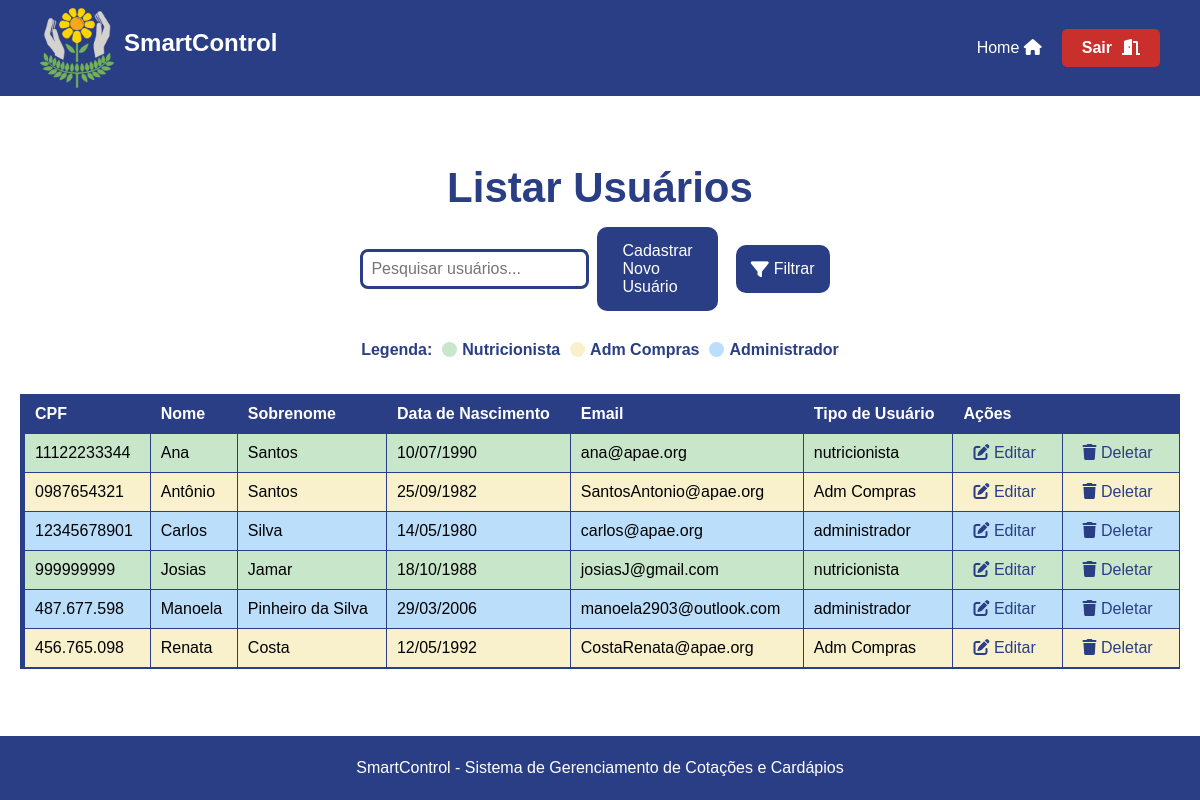
Screenshot of /assets/view/pages/usuario/listarUsuario/listarUsuario.php (signed in) with the database file from the repository.
### tables this page shows
CREATE TABLE `usuarios` (
  `id` int(11) NOT NULL,
  `cpf` varchar(11) NOT NULL,
  `nome` varchar(100) NOT NULL,
  `sobrenome` varchar(100) NOT NULL,
  `data_nascimento` date NOT NULL,
  `endereco` varchar(255) DEFAULT NULL,
  `telefone` varchar(15) DEFAULT NULL,
  `email` varchar(100) NOT NULL,
  `senha` varchar(255) NOT NULL,
  `tipo_usuario` enum('administrador','contador','nutricionista') NOT NULL,
  `crn` varchar(20) DEFAULT NULL,
  `data_criacao` timestamp NOT NULL DEFAULT current_timestamp()
);

### assets/model/pdo/DataBase.php (called while the page is built, shortened)
<?php
class Database {
    private $host = 'localhost';
    private $dbname = 'sistema_apae';
    private $username = 'root';
    private $password = '';
    public $conn;
    public function __construct()
    {
        try {
            $this->conn = new PDO("mysql:host=$this->host;dbname=$this->dbname", $this->username, $this->password);
            $this->conn->setAttribute(PDO::ATTR_ERRMODE, PDO::ERRMODE_EXCEPTION);
        } catch (PDOException $exception) {
            echo "Erro na conexão: " . $exception->getMessage();
        }
    }
    public function read($table, $columns = "*", $id = null, $where = null) {
        $sql = "SELECT $columns FROM $table";
        try {
            $stmt = $this->conn->prepare($sql);
            $stmt->execute();
            return $stmt->fetchAll(PDO::FETCH_ASSOC);
        } catch (PDOException $exception) {
            echo "Erro ao ler: " . $exception->getMessage();
            return false;
        }
    }
}
?>

### assets/controller/userController.php (called while the page is built, shortened)
<?php
require_once __DIR__ . '/../model/Usuario.php';
require_once __DIR__ . '/../model/pdo/DataBase.php';
class ControladorUsuarios
{
    private $banco;
    public function __construct() {
        $this->banco = new DataBase;
    }
    public function listarUsuarios()
    {
        $usuarioBanco = $this->banco->read("usuarios");
        foreach($usuarioBanco as $usuario)
        {
            switch ($usuario['tipo_usuario']) {
                case 'nutricionista':
                    $usuarios[] = new Nutricionista($usuario['id'], $usuario['cpf'], $usuario['crn'], $usuario['nome'], $usuario['sobrenome'], $usuario['data_nascimento'], $usuario['endereco'], $usuario['telefone'], $usuario['email'], $usuario['senha'],$usuario['tipo_usuario']);
                    break;
                case 'contador':
                    $usuarios[] = new Contador($usuario['id'], $usuario['cpf'], $usuario['nome'], $usuario['sobrenome'], $usuario['data_nascimento'], $usuario['endereco'], $usuario['telefone'], $usuario['email'], $usuario['senha'],$usuario['tipo_usuario']);
                    break;
                case 'administrador':
                    $usuarios[] = new Administrador($usuario['id'], $usuario['cpf'], $usuario['nome'], $usuario['sobrenome'], $usuario['data_nascimento'], $usuario['endereco'], $usuario['telefone'], $usuario['email'], $usuario['senha'],$usuario['tipo_usuario']);
                    break;
            }
        }
        return $usuarios;
    }
}
?>

### assets/model/Usuario.php (called while the page is built, shortened)
<?php
abstract class Usuario {
    protected $id;
    protected $cpf;
    protected $nome;
    protected $sobrenome;
    protected $dataNasc;
    protected $email;
    protected $tipo_usuario;
    public function __construct($id, $cpf, $nome, $sobrenome, $dataNasc, $endereco, $telefone, $email, $senha,$tipo_usuario) {
        $this->id = $id;
        $this->cpf = $cpf;
        $this->nome = $nome;
        $this->sobrenome = $sobrenome;
        $this->dataNasc = $dataNasc;
        $this->email = $email;
        $this->tipo_usuario = $tipo_usuario;
    }
    public function getId() {
        return $this->id;
    }
    public function getCpf() {
        return $this->cpf;
    }
    public function getNome() {
        return $this->nome;
    }
    public function getSobrenome() {
        return $this->sobrenome;
    }
    public function getDataNasc() {
        return $this->dataNasc;
    }
    public function getEmail() {
        return $this->email;
    }
    public function getTipoUsuario() {
        return $this->tipo_usuario;
    }
}
?>

### assets/view/pages/global.php (called while the page is built)
<?php
function converterDataParaBR($data) {
    $dataArray = explode('-', $data);
    return $dataArray[2] . '/' . $dataArray[1] . '/' . $dataArray[0];
}
?>

### assets/view/pages/usuario/listarUsuario/listarUsuario.php (the view, shortened to what this page needs)
<?php
require_once __DIR__ . "/../../../../controller/userController.php";
require_once __DIR__ . "/../../../../controller/pageController.php";
require_once __DIR__ . "/../../global.php";
$controler = new ControladorUsuarios();
?>
<!DOCTYPE html>
<html lang="pt-BR">
<head>
    <link rel="stylesheet" href="../../styles/ListarStyle.css">
    <link rel="stylesheet" href="https://cdnjs.cloudflare.com/ajax/libs/font-awesome/6.0.0-beta3/css/all.min.css">
</head>
<body>
<main>
    <h1>Listar Usuários</h1>
    <section class="search">
        <input type="text" id="search-input" name="search" placeholder="Pesquisar usuários..." onkeyup="searchUsers()">
        <section class="add-user">
            <a href="../cadastroUsuario/register_user.php" class="add-user-btn">Cadastrar Novo Usuário</a>
        </section>
        <section class="filter">
            <button class="filter-btn" onclick="toggleFilterMenu()">
                <i class="fas fa-filter"></i> Filtrar
            </button>
        </section>
    </section>
    <section class="legend">
        <span>Legenda: </span>
        <section class="legend-item">
            <div class="legend-color legend-nutricionista"></div>
            <span>Nutricionista</span>
        </section>
        <section class="legend-item">
            <div class="legend-color legend-contador"></div>
            <span>Adm Compras</span>
        </section>
        <section class="legend-item">
            <div class="legend-color legend-administrador"></div>
            <span>Administrador</span>
        </section>
    </section>
    <table>
        <thead>
            <tr>
                <th>CPF</th>
                <th>Nome</th>
                <th>Sobrenome</th>
                <th>Data de Nascimento</th>
                <th>Email</th>
                <th>Tipo de Usuário</th>
                <th colspan="2">Ações</th>
            </tr>
        </thead>
        <tbody id="user-table-body">
        <?php
            $usuarios = $controler->listarUsuarios();
            usort($usuarios, function($a, $b) {
                return strcmp($a->getNome(), $b->getNome());
            });
            if ($usuarios) {
                foreach ($usuarios as $usuario) {
                    $classeUsuario = '';
                    $idUsuario = '';
                    switch ($usuario->getTipoUsuario()) {
                        case 'administrador':
                            $classeUsuario = 'administrador';
                            $idUsuario = 'usuario-administrador';
                            break;
                        case 'nutricionista':
                            $classeUsuario = 'nutricionista';
                            $idUsuario = 'usuario-nutricionista';
                            break;
                        case 'contador':
                            $classeUsuario = 'contador';
                            $idUsuario = 'usuario-contador';
                            break;
                    }
                    if($usuario->getTipoUsuario() === "contador"){
                        $tipo = 'Adm Compras';
                    }else{
                        $tipo = $usuario->getTipoUsuario();
                    }
                    echo "<tr class='{$classeUsuario}' id='{$idUsuario}'>";
                    echo "<td>{$usuario->getCpf()}</td>";
                    echo "<td>{$usuario->getNome()}</td>";
                    echo "<td>{$usuario->getSobrenome()}</td>";
                    echo "<td>".converterDataParaBR($usuario->getDataNasc())."</td>";
                    echo "<td>{$usuario->getEmail()}</td>";
                    echo "<td>{$tipo}</td>";
                    echo "<td><a href='../editarUsuario/editUsuario.php?id={$usuario->getId()}' class='acao-editar'><i class='fas fa-edit'></i> Editar</a></td>";
                    echo "<td><a href='../deleteUsuario/delUsuario.php?id={$usuario->getId()}' class='acao-deletar'><i class='fas fa-trash'></i> Deletar</a></td>";
                    echo "</tr>";
                }
            } else {
                echo "<tr><td colspan='8'>Nenhum usuário cadastrado</td></tr>";
            }
        ?>
        </tbody>
    </table>
</main>
</body>
</html>

### assets/view/pages/styles/ListarStyle.css (style rules this page uses)
h1 { width: 100%; color: var(--darkblue); text-align: center; margin-bottom: 10px; font-size: 42px; }
body { height: 100vh; }
main { display: flex; justify-content: center; align-items: center; flex-direction: column; padding: 20px; min-height: 80vh; }
table { width: 100%; border-collapse: collapse; margin: 20px; font-size: 18px; text-align: left; }
table thead tr { background-color: var(--darkblue); color: var(--white); text-align: left; font-weight: bold; border-left: 5px solid var(--darkblue); }
table th, table td { padding: 12px 15px; border: 1px solid var(--darkblue); }
table tbody tr { border-bottom: 1px solid var(--darkblue); border-left: 5px solid var(--darkblue); }
table tbody tr:nth-of-type(even) { background-color: var(--lightwhite); }
table tbody tr:last-of-type { border-bottom: 2px solid var(--darkblue); }
.search { width: 35%; display: flex; justify-content: center; align-items: center; flex-direction: row; padding: 5px; margin-bottom: 20px; gap: 8px; border-radius: 8px; }
#search-input { flex: 2; padding: 8px; font-size: 16px; border: 3px solid var(--darkblue); border-radius: 8px; max-width: 300px; box-sizing: border-box; }
.search button { margin: 10px; padding: 15px 15px; background: var(--darkblue); border-radius: 10px; color: var(--white); font-size: 16px; border: none; display: inline-flex; align-items: center; gap: 5px; transition: background 0.3s, transform 0.2s; }
.add-quote, .add-product, .add-user { display: flex; flex-direction: column; align-items: center; color: var(--white); justify-content: center; }
button { border: none; cursor: pointer; border-radius: 20px; padding: 0px 10px 0px 10px; background: var(--darkblue); text-align: center; color: var(--white); }
.add-quote-btn, .add-product-btn, .add-user-btn { padding: 15px 25px; font-size: 16px; background: var(--darkblue); color: var(--white); border: none; border-radius: 10px; cursor: pointer; transition: background-color 0.3s ease; text-decoration: none; display: inline-flex; align-items: center; gap: 5px; }
table tbody td a { padding: 5px 10px; border-radius: 4px; color: var(--darkblue); text-decoration: none; transition: background-color 0.3s ease; }
#usuario-nutricionista { background-color: #c8e6c9; }
#usuario-contador { background-color: #f9f1cc; }
#usuario-administrador { background-color: #bbdefb; }
.filter { flex: 0.5; display: inline-block; position: relative; }
.filter-btn { background-color: var(--darkblue); color: var(--white); border: none; padding: 10px 15px; border-radius: 5px; cursor: pointer; font-size: 16px; display: flex; align-items: center; gap: 5px; }
.filter-btn i { font-size: 18px; }
.legend { display: flex; align-items: center; gap: 10px; margin-bottom: 10px; padding: 5px; }
.legend-item { display: flex; align-items: center; gap: 5px; }
.legend-color { width: 15px; height: 15px; border-radius: 50%; }
.legend span { font-weight: bold; color: var(--darkblue); }
.legend-nutricionista { background-color: #c8e6c9; }
.legend-contador { background-color: #f9f1cc; }
.legend-administrador { background-color: #bbdefb; }
table { width: 100%; border-collapse: collapse; margin: 0 auto; margin-top: 20px; font-size: 16px; text-align: left; }
table th, table td { padding: 10px; white-space: nowrap; }
table thead tr { background-color: var(--darkblue); color: var(--white); border-left: 5px solid var(--darkblue); }

### assets/view/pages/global.css (style rules this page uses)
* { margin: 0; padding: 0; box-sizing: border-box; font-family: 'Arial', sans-serif; }
:root { --yellow: #fbde04; --lightyellow: #f9e79f; --lightgray: #bebcaf; --orange: #fdb813; --darkblue: #2a3e85; --green: #65b560; --lightblue: #3e9bd4; --superlightblue: #d0e1f9; --red: #ff0000; --darkred: #c9302c; --white: #ffffff; --black: #000000; --darkgray: #333333; --lightwhite:#e8eef7; --superdarkblue: #324a89; --gray: #555555; }

### rows the page displays
usuarios: cpf "11122233344", nome "Ana", sobrenome "Santos", data_nascimento "10/07/1990", email "ana@apae.org", tipo_usuario "nutricionista"
usuarios: cpf "0987654321", nome "Antônio", sobrenome "Santos", data_nascimento "25/09/1982", email "SantosAntonio@apae.org", tipo_usuario "Adm Compras"
usuarios: cpf "12345678901", nome "Carlos", sobrenome "Silva", data_nascimento "14/05/1980", email "carlos@apae.org", tipo_usuario "administrador"
usuarios: cpf "999999999", nome "Josias", sobrenome "Jamar", data_nascimento "18/10/1988", email "josiasJ@gmail.com", tipo_usuario "nutricionista"
usuarios: cpf "487.677.598", nome "Manoela", sobrenome "Pinheiro da Silva", data_nascimento "29/03/2006", email "manoela2903@outlook.com", tipo_usuario "administrador"
usuarios: cpf "456.765.098", nome "Renata", sobrenome "Costa", data_nascimento "12/05/1992", email "CostaRenata@apae.org", tipo_usuario "Adm Compras"
